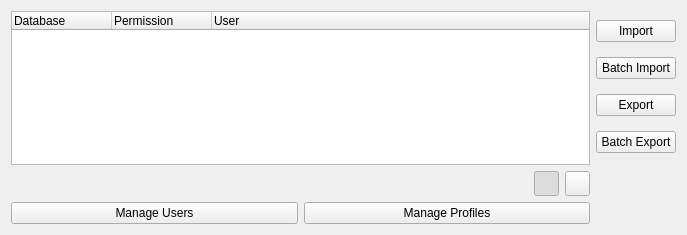
<?xml version="1.0" encoding="UTF-8"?>
<ui version="4.0">
 <class>PermissionWidget</class>
 <widget class="QWidget" name="PermissionWidget">
  <property name="geometry">
   <rect>
    <x>0</x>
    <y>0</y>
    <width>687</width>
    <height>235</height>
   </rect>
  </property>
  <property name="sizePolicy">
   <sizepolicy hsizetype="Preferred" vsizetype="Expanding">
    <horstretch>0</horstretch>
    <verstretch>0</verstretch>
   </sizepolicy>
  </property>
  <property name="windowTitle">
   <string>Form</string>
  </property>
  <layout class="QGridLayout" name="gridLayout">
   <item row="0" column="0" colspan="2">
    <widget class="QTreeWidget" name="permissionTreeWidget">
     <property name="toolTip">
      <string>Right click for options</string>
     </property>
     <attribute name="headerCascadingSectionResizes">
      <bool>true</bool>
     </attribute>
     <attribute name="headerMinimumSectionSize">
      <number>60</number>
     </attribute>
     <attribute name="headerStretchLastSection">
      <bool>true</bool>
     </attribute>
     <column>
      <property name="text">
       <string>Database</string>
      </property>
     </column>
     <column>
      <property name="text">
       <string>Permission</string>
      </property>
     </column>
     <column>
      <property name="text">
       <string>User</string>
      </property>
     </column>
    </widget>
   </item>
   <item row="0" column="2">
    <layout class="QVBoxLayout" name="verticalLayout">
     <item>
      <widget class="QPushButton" name="importPushButton">
       <property name="text">
        <string>Import</string>
       </property>
      </widget>
     </item>
     <item>
      <widget class="QPushButton" name="batchImportPushButton">
       <property name="text">
        <string>Batch Import</string>
       </property>
      </widget>
     </item>
     <item>
      <widget class="QPushButton" name="exportPushButton">
       <property name="text">
        <string>Export</string>
       </property>
      </widget>
     </item>
     <item>
      <widget class="QPushButton" name="batchExportPushButton">
       <property name="text">
        <string>Batch Export</string>
       </property>
      </widget>
     </item>
    </layout>
   </item>
   <item row="1" column="0">
    <spacer name="horizontalSpacer">
     <property name="orientation">
      <enum>Qt::Horizontal</enum>
     </property>
     <property name="sizeHint" stdset="0">
      <size>
       <width>571</width>
       <height>20</height>
      </size>
     </property>
    </spacer>
   </item>
   <item row="1" column="1">
    <layout class="QHBoxLayout" name="horizontalLayout">
     <item>
      <widget class="QPushButton" name="databasePerspectivePushButton">
       <property name="sizePolicy">
        <sizepolicy hsizetype="Fixed" vsizetype="Fixed">
         <horstretch>0</horstretch>
         <verstretch>0</verstretch>
        </sizepolicy>
       </property>
       <property name="minimumSize">
        <size>
         <width>25</width>
         <height>25</height>
        </size>
       </property>
       <property name="maximumSize">
        <size>
         <width>25</width>
         <height>25</height>
        </size>
       </property>
       <property name="toolTip">
        <string>View Database Perspective</string>
       </property>
       <property name="text">
        <string/>
       </property>
       <property name="icon">
        <iconset resource="../../../../resources.qrc">
         <normaloff>:/plugins/DsgTools/icons/database.png</normaloff>:/plugins/DsgTools/icons/database.png</iconset>
       </property>
       <property name="checkable">
        <bool>true</bool>
       </property>
       <property name="checked">
        <bool>true</bool>
       </property>
       <property name="autoExclusive">
        <bool>true</bool>
       </property>
       <property name="autoDefault">
        <bool>false</bool>
       </property>
      </widget>
     </item>
     <item>
      <widget class="QPushButton" name="userPerspectivePushButton">
       <property name="sizePolicy">
        <sizepolicy hsizetype="Fixed" vsizetype="Fixed">
         <horstretch>0</horstretch>
         <verstretch>0</verstretch>
        </sizepolicy>
       </property>
       <property name="minimumSize">
        <size>
         <width>25</width>
         <height>25</height>
        </size>
       </property>
       <property name="maximumSize">
        <size>
         <width>25</width>
         <height>25</height>
        </size>
       </property>
       <property name="toolTip">
        <string extracomment="aaa">View User Perspective</string>
       </property>
       <property name="text">
        <string/>
       </property>
       <property name="icon">
        <iconset resource="../../../../resources.qrc">
         <normaloff>:/plugins/DsgTools/icons/manageUserProfiles.png</normaloff>:/plugins/DsgTools/icons/manageUserProfiles.png</iconset>
       </property>
       <property name="checkable">
        <bool>true</bool>
       </property>
       <property name="autoExclusive">
        <bool>true</bool>
       </property>
      </widget>
     </item>
    </layout>
   </item>
   <item row="2" column="0" colspan="2">
    <layout class="QHBoxLayout" name="horizontalLayout_2">
     <item>
      <widget class="QPushButton" name="manageUsersPushButton">
       <property name="toolTip">
        <string>Create or Remove an user from selected server</string>
       </property>
       <property name="text">
        <string>Manage Users</string>
       </property>
      </widget>
     </item>
     <item>
      <widget class="QPushButton" name="manageProfilesPushButton">
       <property name="toolTip">
        <string>Create, Update or Delete a profile</string>
       </property>
       <property name="text">
        <string>Manage Profiles</string>
       </property>
      </widget>
     </item>
    </layout>
   </item>
  </layout>
 </widget>
 <resources>
  <include location="../../../../resources.qrc"/>
 </resources>
 <connections/>
</ui>
